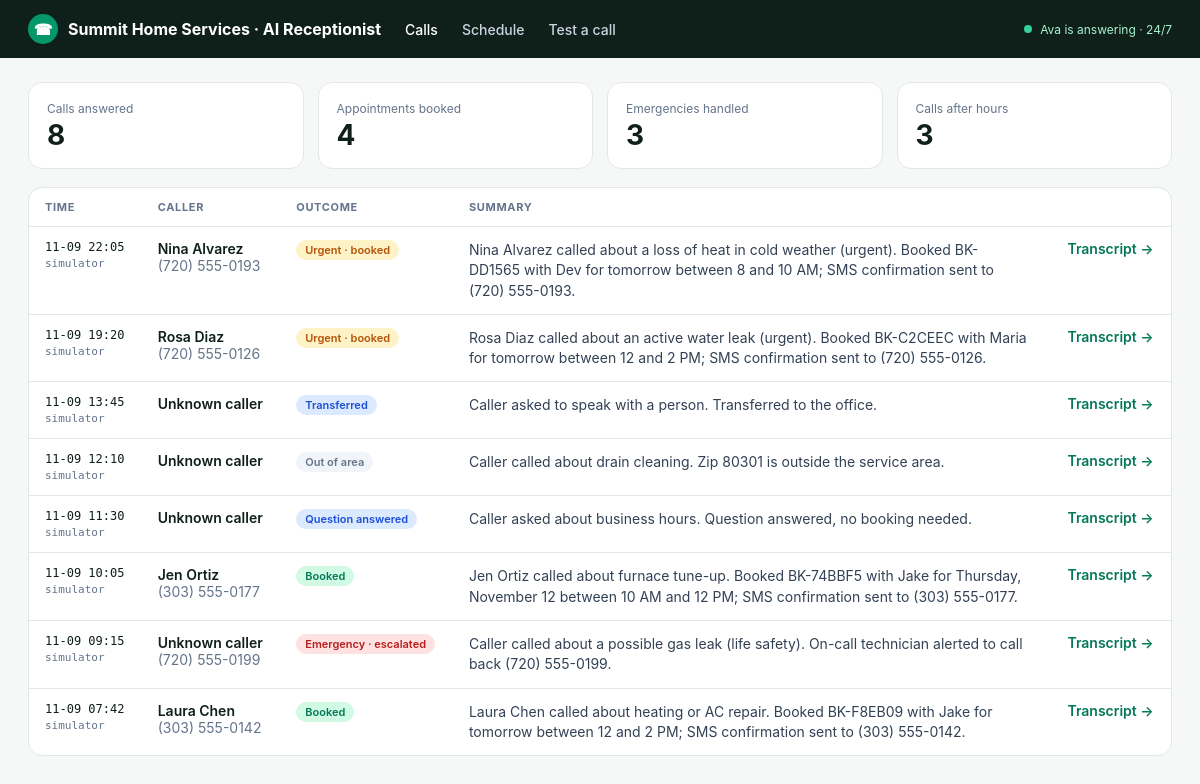
The page / on the database its author committed.
### tables this page shows
CREATE TABLE calls(
            id TEXT PRIMARY KEY, started TEXT, channel TEXT, caller TEXT, phone TEXT, outcome TEXT,
            emergency TEXT, booking_id TEXT, summary TEXT, transcript TEXT, events TEXT, slots TEXT);

### web/app.py (the view)
@app.get("/")
def dashboard():
    calls = store.all()
    counts = Counter(c["outcome"] for c in calls)
    return render_template("dashboard.html", calls=calls, labels=OUTCOME_LABEL, biz=BUSINESS,
                           kpi={"calls": len(calls), "booked": counts["booked"] + counts["emergency_booked"],
                                "emerg": counts["escalated"] + counts["emergency_booked"],
                                "after": sum(1 for c in calls if not (8 <= int(c["started"][11:13]) < 18))})

### receptionist/store.py (called while the page is built)
    def all(self) -> list[dict]:
        return [dict(r) for r in self.conn.execute("SELECT * FROM calls ORDER BY started DESC")]

### web/templates/dashboard.html (shortened to what this page needs)
{% extends "base.html" %}
{% block body %}
<div class="kpis">
  <div class="card kpi"><span>Calls answered</span><b>{{ kpi.calls }}</b></div>
  <div class="card kpi"><span>Appointments booked</span><b>{{ kpi.booked }}</b></div>
  <div class="card kpi"><span>Emergencies handled</span><b>{{ kpi.emerg }}</b></div>
  <div class="card kpi"><span>Calls after hours</span><b>{{ kpi.after }}</b></div>
</div>
<div class="card"><table>
  <tr><th>Time</th><th>Caller</th><th>Outcome</th><th>Summary</th><th></th></tr>
  {% for c in calls %}
  <tr><td class="mono">{{ c.started[5:10] }} {{ c.started[11:16] }}<div class="muted" style="font-size:11px;margin-top:3px">{{ c.channel }}</div></td>
    <td><div class="n">{{ c.caller or 'Unknown caller' }}</div><div class="muted">{{ c.phone or '' }}</div></td>
    <td><span class="badge o-{{ c.outcome }}">{{ labels.get(c.outcome, c.outcome) }}</span></td>
    <td><div class="s">{{ c.summary }}</div></td>
    <td><a href="/call/{{ c.id }}">Transcript →</a></td></tr>
  {% endfor %}
</table></div>
{% endblock %}

### web/templates/base.html (shortened to what this page needs)
<!doctype html>
<html lang="en">
<head>
</head>
<body>
<div class="top"><div class="logo"><i>☎</i>{{ biz.name }} · AI Receptionist</div>
  <a href="/" class="{{ 'on' if request.path=='/' or request.path.startswith('/call') }}">Calls</a>
  <a href="/schedule" class="{{ 'on' if request.path=='/schedule' }}">Schedule</a>
  <a href="/simulator" class="{{ 'on' if request.path=='/simulator' }}">Test a call</a>
  <span class="live"><b></b>Ava is answering · 24/7</span></div>
<div class="wrap">{% block body %}{% endblock %}</div>
</body>
</html>

### web/templates/base.html (style rules this page uses)
:root { --bg:#f6f8f7;--panel:#fff;--ink:#0f1f1a;--muted:#64748b;--line:#e2e8e5;--brand:#059669;--brand-d:#047857;--soft:#d1fae5; --red:#b91c1c;--red-soft:#fee2e2;--amber:#b45309;--amber-soft:#fef3c7;--blue:#1d4ed8;--blue-soft:#dbeafe;--gray:#f1f5f9 }
* { box-sizing:border-box }
body { margin:0;font-family:Inter,system-ui,sans-serif;background:var(--bg);color:var(--ink);font-size:14px }
.top { display:flex;align-items:center;gap:24px;padding:14px 28px;background:#0f1f1a;color:#fff }
.logo { display:flex;align-items:center;gap:10px;font-weight:700;font-size:16px }
.logo i { width:30px;height:30px;border-radius:50%;background:var(--brand);display:grid;place-items:center;font-style:normal;font-size:15px }
.top a { color:#cbd5e1;text-decoration:none;font-weight:500 }
.top a.on { color:#fff }
.top .live { margin-left:auto;font-size:12px;color:#a7f3d0;display:flex;align-items:center;gap:8px }
.top .live b { width:8px;height:8px;border-radius:50%;background:#34d399 }
.wrap { padding:24px 28px }
.card { background:var(--panel);border:1px solid var(--line);border-radius:14px }
.badge { font-size:11px;font-weight:600;padding:3px 9px;border-radius:999px;display:inline-block;white-space:nowrap }
.o-booked { background:var(--soft);color:var(--brand-d) }
.o-emergency_booked { background:var(--amber-soft);color:var(--amber) }
.o-escalated { background:var(--red-soft);color:var(--red) }
.o-faq_answered,.o-transferred { background:var(--blue-soft);color:var(--blue) }
.o-out_of_area,.o-not_served,.o-incomplete,.o-cancelled { background:var(--gray);color:var(--muted) }
.muted { color:var(--muted) }
.mono { font-family:'DejaVu Sans Mono',monospace;font-size:12px }

### web/templates/dashboard.html (style rules this page uses)
.kpis { display:grid;grid-template-columns:repeat(4,1fr);gap:14px;margin-bottom:18px }
.kpi { padding:16px 18px }
.kpi span { color:var(--muted);font-size:12px }
.kpi b { display:block;font-size:28px;margin-top:2px }
table { width:100%;border-collapse:collapse }
th { font-size:11px;text-transform:uppercase;letter-spacing:.06em;color:var(--muted);text-align:left;padding:12px 16px;border-bottom:1px solid var(--line) }
td { padding:13px 16px;border-bottom:1px solid var(--line);vertical-align:top }
tr:last-child td { border:0 }
td .n { font-weight:600 }
td .s { color:#334155;line-height:1.45;max-width:560px }
a { color:var(--brand-d);font-weight:600;text-decoration:none }

### rows shown on the page
calls: started "11-09", started "22:05", channel "simulator", caller "Nina Alvarez", phone "(720) 555-0193", get "Urgent · booked", summary "Nina Alvarez called about a loss of heat in cold weather (urgent). Booked BK-DD1565 with Dev for tomorrow between 8 and 10 AM; SMS confirmation sent to (720) 555-0193."
calls: started "11-09", started "19:20", channel "simulator", caller "Rosa Diaz", phone "(720) 555-0126", get "Urgent · booked", summary "Rosa Diaz called about an active water leak (urgent). Booked BK-C2CEEC with Maria for tomorrow between 12 and 2 PM; SMS confirmation sent to (720) 555-0126."
calls: started "11-09", started "13:45", channel "simulator", caller "Unknown caller", get "Transferred", summary "Caller asked to speak with a person. Transferred to the office."
calls: started "11-09", started "12:10", channel "simulator", caller "Unknown caller", get "Out of area", summary "Caller called about drain cleaning. Zip 80301 is outside the service area."
calls: started "11-09", started "11:30", channel "simulator", caller "Unknown caller", get "Question answered", summary "Caller asked about business hours. Question answered, no booking needed."
calls: started "11-09", started "10:05", channel "simulator", caller "Jen Ortiz", phone "(303) 555-0177", get "Booked", summary "Jen Ortiz called about furnace tune-up. Booked BK-74BBF5 with Jake for Thursday, November 12 between 10 AM and 12 PM; SMS confirmation sent to (303) 555-0177."
calls: started "11-09", started "09:15", channel "simulator", caller "Unknown caller", phone "(720) 555-0199", get "Emergency · escalated", summary "Caller called about a possible gas leak (life safety). On-call technician alerted to call back (720) 555-0199."
calls: started "11-09", started "07:42", channel "simulator", caller "Laura Chen", phone "(303) 555-0142", get "Booked", summary "Laura Chen called about heating or AC repair. Booked BK-F8EB09 with Jake for tomorrow between 12 and 2 PM; SMS confirmation sent to (303) 555-0142."

### other values the page prints
{{ biz.name }} "Summit Home Services"
{{ kpi.calls }} "8"
{{ kpi.booked }} "4"
{{ kpi.emerg }} "3"
{{ kpi.after }} "3"
